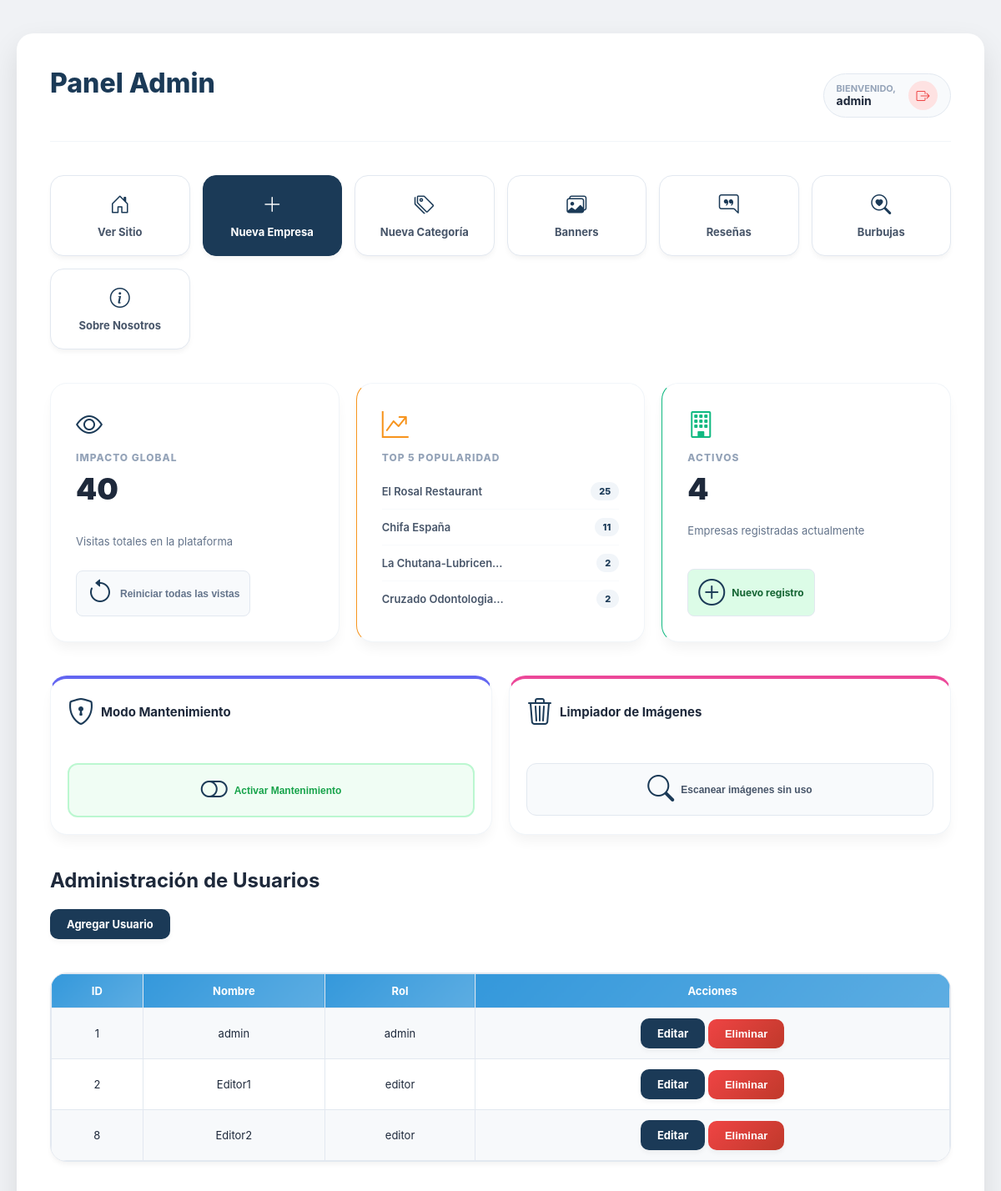
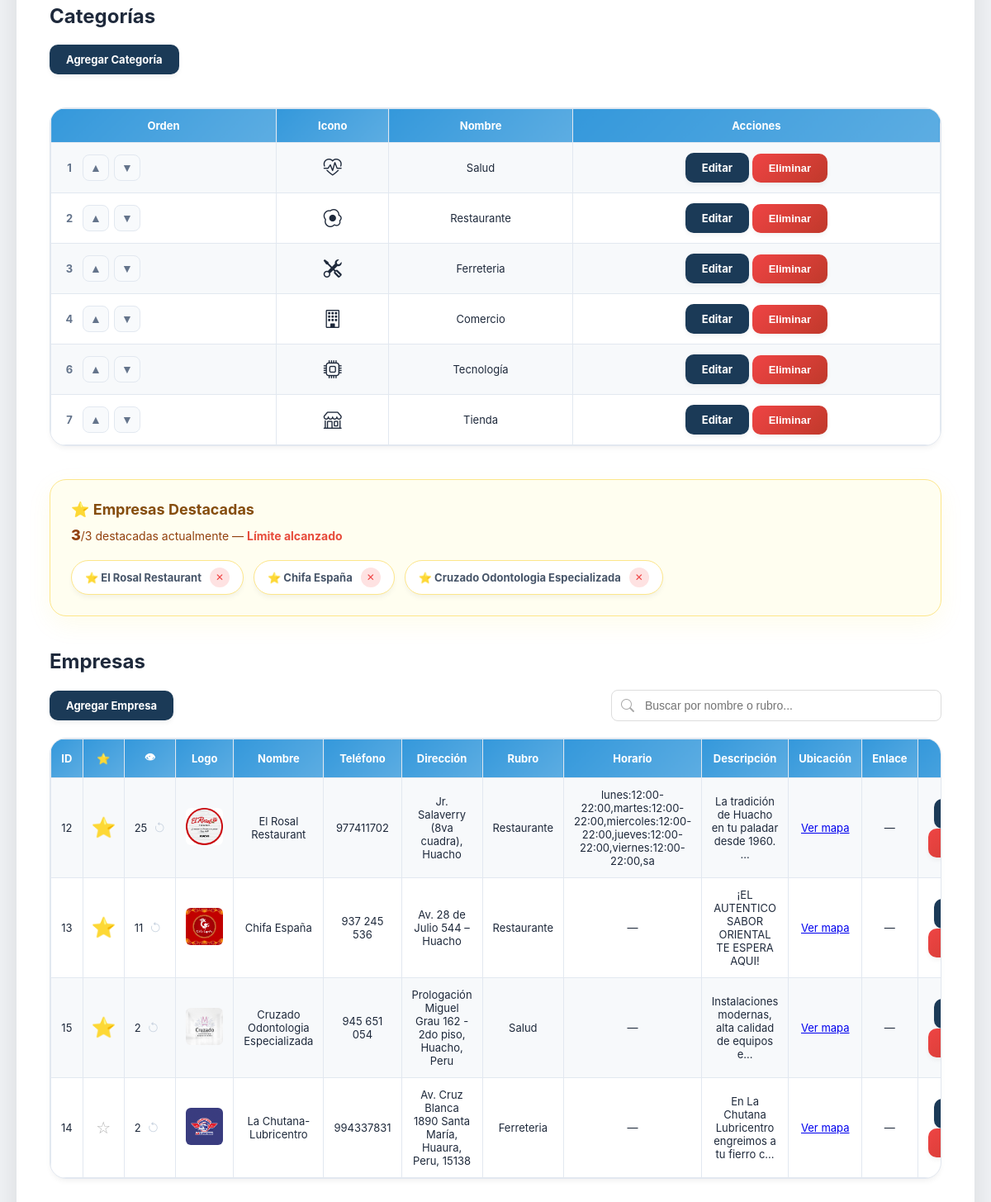
Page /login/admin.php (signed in) on the committed database (2 pictures, top to bottom).
### tables this page shows
CREATE TABLE `empresas` (
  `id_empresa` int(11) NOT NULL,
  `logo` varchar(255) DEFAULT NULL,
  `nombre` varchar(150) NOT NULL,
  `slug` varchar(255) DEFAULT NULL,
  `email` varchar(100) DEFAULT NULL,
  `telefono` varchar(20) DEFAULT NULL,
  `direccion` varchar(200) DEFAULT NULL,
  `id_categoria` int(11) DEFAULT NULL,
  `fecha_registro` timestamp NOT NULL DEFAULT current_timestamp(),
  `horario` varchar(100) DEFAULT NULL,
  `descripcion` text DEFAULT NULL,
  `ubicacion_link` varchar(500) DEFAULT NULL,
  `link_empresa` varchar(255) DEFAULT NULL,
  `vistas` int(11) DEFAULT 0,
  `destacada` tinyint(1) DEFAULT 0,
  `facebook` varchar(255) DEFAULT NULL,
  `clics_whatsapp` int(11) DEFAULT 0
);

CREATE TABLE `usuarios` (
  `id_usuario` int(11) NOT NULL,
  `nombre` varchar(100) NOT NULL,
  `email` varchar(255) DEFAULT NULL,
  `contraseña_hash` varchar(255) NOT NULL,
  `rol` enum('admin','editor','viewer') DEFAULT 'viewer',
  `fecha_registro` timestamp NOT NULL DEFAULT current_timestamp()
);

CREATE TABLE `categorias` (
  `id_categoria` int(11) NOT NULL,
  `nombre` varchar(100) NOT NULL,
  `slug` varchar(255) DEFAULT NULL,
  `descripcion` text DEFAULT NULL,
  `icono` varchar(50) DEFAULT 'bi-briefcase',
  `orden` int(11) NOT NULL DEFAULT 0
);

### login/admin.php (the view, shortened to what the rows shown need)
<?php
include '../db.php';
$rol = $_SESSION['rol'];
?>
<!DOCTYPE html>
<html lang="es">
<head>
    <link rel="stylesheet"
        href="<?= APP_URL ?>/assets/css/login.css?v=<?= filemtime(__DIR__ . '/../assets/css/login.css') ?>">
    <link rel="stylesheet" href="https://cdn.jsdelivr.net/npm/bootstrap-icons@1.11.3/font/bootstrap-icons.min.css">
</head>
<body>
    <div class="panel-container">
        <section class="panel">
            <div class="panel-header-flex">
                <h1 class="panel-title">Panel <?= ucfirst($rol) ?></h1>
            </div>
            <?php
            $stmt_top5 = $conexion->prepare("SELECT nombre, vistas FROM empresas ORDER BY vistas DESC LIMIT 5");
            $stmt_top5->execute();
            $top5 = $stmt_top5->get_result();
            ?>
            <div class="stats-dashboard">
                <div class="stat-box" style="border-left-color: #f7941d;">
                    <ul class="top5-list">
                        <?php if ($top5 && $top5->num_rows > 0): ?>
                            <?php while ($t = $top5->fetch_assoc()): ?>
                                <li class="top5-item">
                                    <span
                                        class="top5-name"><?= htmlspecialchars(mb_strimwidth($t['nombre'], 0, 20, '…')) ?></span>
                                    <span class="top5-views"><?= $t['vistas'] ?></span>
                                </li>
                            <?php endwhile; ?>
                        <?php else: ?>
                            <li class="top5-item">No hay datos suficientes</li>
                        <?php endif; ?>
                    </ul>
                </div>
            </div>
            <h2>Administración de Usuarios</h2><br>
            <br><br>
            <div class="table-wrap">
                <table>
                    <tr>
                        <th>ID</th>
                        <th>Nombre</th>
                        <th>Rol</th>
                        <th>Acciones</th>
                    </tr>
                    <?php
                    $stmt_u = $conexion->prepare("SELECT id_usuario, nombre, rol FROM usuarios");
                    $stmt_u->execute();
                    $res = $stmt_u->get_result();
                    while ($fila = $res->fetch_assoc()):
                        ?>
                        <tr>
                            <td data-label="ID"><?= $fila['id_usuario'] ?></td>
                            <td data-label="Usuario"><?= htmlspecialchars($fila['nombre']) ?></td>
                            <td data-label="Rol"><?= htmlspecialchars($fila['rol']) ?></td>
                            <td data-label="Acciones">
                                <div class="acciones">
                                    <a href="editar_usuario.php?id=<?= $fila['id_usuario'] ?>" class="btn">Editar</a>
                                    <button onclick="eliminarRegistro('usuario', <?= $fila['id_usuario'] ?>, this)"
                                        class="btn btn-danger">Eliminar</button>
                                </div>
                            </td>
                        </tr>
                    <?php endwhile; ?>
                </table>
            </div>
            <br><br>
            <h2>Categorías</h2><br>
            <br><br>
            <div class="table-wrap">
                <table>
                    <tr>
                        <th>Orden</th>
                        <th>Icono</th>
                        <th>Nombre</th>
                        <th>Acciones</th>
                    </tr>
                    <?php
                    $stmt_cat = $conexion->prepare("SELECT * FROM categorias ORDER BY orden ASC");
                    $stmt_cat->execute();
                    $res_cat = $stmt_cat->get_result();
                    while ($cat = $res_cat->fetch_assoc()):
                        ?>
                        <tr id="cat-<?= $cat['id_categoria'] ?>">
                            <td data-label="Orden">
                                <div style="display:flex; align-items:center; gap:6px;">
                                    <span
                                        style="font-weight:700; color:#64748b; min-width:20px;"><?= $cat['orden'] ?></span>
                                    <button onclick="moverCategoria(<?= $cat['id_categoria'] ?>, 'subir')" class="btn-orden"
                                        title="Subir">▲</button>
                                    <button onclick="moverCategoria(<?= $cat['id_categoria'] ?>, 'bajar')" class="btn-orden"
                                        title="Bajar">▼</button>
                                </div>
                            </td>
                            <td data-label="Icono" style="font-size:22px;">
                                <i class="bi <?= htmlspecialchars($cat['icono'] ?? 'bi-briefcase') ?>"></i>
                            </td>
                            <td data-label="Nombre"><?= htmlspecialchars($cat['nombre']) ?></td>
                            <td data-label="Acciones">
                                <div class="acciones">
                                    <a href="editar_categoria.php?id=<?= $cat['id_categoria'] ?>" class="btn">Editar</a>
                                    <button onclick="eliminarRegistro('categoria', <?= $cat['id_categoria'] ?>, this)"
                                        class="btn btn-danger">Eliminar</button>
                                </div>
                            </td>
                        </tr>
                    <?php endwhile; ?>
                </table>
            </div>
            <br><br>
            <?php
            $stmt_dest = $conexion->prepare("SELECT id_empresa, nombre FROM empresas WHERE destacada=1");
            $stmt_dest->execute();
            $res_dest = $stmt_dest->get_result();
            $total_dest = $res_dest->num_rows;
            ?>
            <div class="destacadas-section">
                <?php if ($total_dest > 0): ?>
                    <div class="destacadas-lista">
                        <?php while ($d = $res_dest->fetch_assoc()): ?>
                            <div class="destacada-chip" id="chip-<?= $d['id_empresa'] ?>">
                                ⭐ <?= htmlspecialchars($d['nombre']) ?>
                                <button onclick="toggleDestacada(<?= $d['id_empresa'] ?>, 'quitar')" title="Quitar">✕</button>
                            </div>
                        <?php endwhile; ?>
                    </div>
                <?php else: ?>
                    <p style="color:#aaa;font-size:13px;">No hay empresas destacadas. Haz clic en ☆ en la tabla para
                        destacar una.</p>
                <?php endif; ?>
            </div>
            <h2>Empresas</h2><br>
            <div class="table-wrap">
                <table>
                    <tr>
                        <th>ID</th>
                        <th>⭐</th>
                        <th>👁</th>
                        <th>Logo</th>
                        <th>Nombre</th>
                        <th>Teléfono</th>
                        <th>Dirección</th>
                        <th>Rubro</th>
                        <th>Horario</th>
                        <th>Descripción</th>
                        <th>Ubicación</th>
                        <th>Enlace</th>
                        <th>Acciones</th>
                    </tr>
                    <?php
                    $stmt_emp = $conexion->prepare("
                        SELECT e.id_empresa, e.logo, e.nombre, e.telefono, e.direccion,
                               e.descripcion, e.horario, e.ubicacion_link, e.link_empresa,
                               e.destacada, e.vistas, c.nombre AS categoria
                        FROM empresas e
                        JOIN categorias c ON e.id_categoria = c.id_categoria
                        ORDER BY e.destacada DESC, e.vistas DESC
                    ");
                    $stmt_emp->execute();
                    $res = $stmt_emp->get_result();
                    while ($fila = $res->fetch_assoc()):
                        ?>
                        <tr id="fila-<?= $fila['id_empresa'] ?>">
                            <td data-label="ID"><?= $fila['id_empresa'] ?></td>
                            <td data-label="Destacada">
                                <button class="btn-estrella <?= $fila['destacada'] ? 'activa' : '' ?>"
                                    onclick="toggleDestacada(<?= $fila['id_empresa'] ?>, '<?= $fila['destacada'] ? 'quitar' : 'destacar' ?>')"
                                    title="<?= $fila['destacada'] ? 'Quitar destacada' : 'Destacar' ?>">
                                    <?= $fila['destacada'] ? '⭐' : '☆' ?>
                                </button>
                            </td>
                            <td data-label="Vistas">
                                <div style="display:flex; align-items:center; gap:8px;">
                                    <?= number_format($fila['vistas']) ?>
                                    <button
                                        onclick="customConfirm('¿Reiniciar vistas de esta empresa?', () => reiniciarVistas(<?= $fila['id_empresa'] ?>))"
                                        style="font-size:14px; color:#cbd5e1; text-decoration:none; background:none; border:none; cursor:pointer; padding:0;"
                                        title="Reiniciar">
                                        <i class="bi bi-arrow-counterclockwise"></i>
                                    </button>
                                </div>
                            </td>
                            <td data-label="Logo">
                                <?php if (!empty($fila['logo'])): ?>
                                    <img src="<?= APP_URL ?>/assets/img/<?= htmlspecialchars($fila['logo']) ?>"
                                        style="width:45px;height:45px;object-fit:cover;border-radius:6px;">
                                <?php else: ?>—<?php endif; ?>
                            </td>
                            <td data-label="Nombre"><?= htmlspecialchars($fila['nombre']) ?></td>
                            <td data-label="Teléfono"><?= htmlspecialchars($fila['telefono'] ?? '—') ?></td>
                            <td data-label="Dirección"><?= htmlspecialchars($fila['direccion'] ?? '—') ?></td>
                            <td data-label="Rubro"><?= htmlspecialchars($fila['categoria']) ?></td>
                            <td data-label="Horario">
                                <?= !empty($fila['horario']) ? htmlspecialchars($fila['horario']) : '—' ?>
                            </td>
                            <td data-label="Descripción">
                                <?= !empty($fila['descripcion']) ? htmlspecialchars(mb_strimwidth($fila['descripcion'], 0, 50, '…')) : '—' ?>
                            </td>
                            <td data-label="Mapa">
                                <?php if (!empty($fila['ubicacion_link'])): ?>
                                    <a href="<?= htmlspecialchars($fila['ubicacion_link']) ?>" target="_blank">Ver mapa</a>
                                <?php else: ?>—<?php endif; ?>
                            </td>
                            <td data-label="Web">
                                <?php if (!empty($fila['link_empresa'])): ?>
                                    <a href="<?= htmlspecialchars($fila['link_empresa']) ?>" target="_blank">Ver página</a>
                                <?php else: ?>—<?php endif; ?>
                            </td>
                            <td data-label="Acciones">
                                <div class="acciones">
                                    <a href="editar.php?id=<?= $fila['id_empresa'] ?>" class="btn">Editar</a>
                                    <button onclick="eliminarRegistro('empresa', <?= $fila['id_empresa'] ?>, this)"
                                        class="btn btn-danger">Eliminar</button>
                                </div>
                            </td>
                        </tr>
                    <?php endwhile; ?>
                </table>
            </div>
            <br><br>
        </section>
    </div>
</body>
</html>

### rows in the picture
empresas: nombre "El Rosal Restaurant", vistas "25", id_empresa "12", logo (picture), telefono "977411702", direccion "Jr. Salaverry (8va cuadra), Huacho", id_categoria.nombre "Restaurante", horario "lunes:12:00-22:00,martes:12:00-22:00,miercoles:12:00-22:00,jueves:12:00-22:00,viernes:12:00-22:00,sa", descripcion "La tradición de Huacho en tu paladar desde 1960. …"
empresas: nombre "Chifa España", vistas "11", id_empresa "13", logo (picture), telefono "937 245 536", direccion "Av. 28 de Julio 544 – Huacho", id_categoria.nombre "Restaurante", descripcion "¡EL AUTENTICO SABOR ORIENTAL TE ESPERA AQUI!"
empresas: nombre "La Chutana-Lubricen…", vistas "2", id_empresa "14", logo (picture), nombre "La Chutana-Lubricentro", telefono "994337831", direccion "Av. Cruz Blanca 1890 Santa María, Huaura, Peru, 15138", id_categoria.nombre "Ferreteria", descripcion "En La Chutana Lubricentro engreimos a tu fierro c…"
empresas: nombre "Cruzado Odontologia…", vistas "2", nombre "Cruzado Odontologia Especializada", id_empresa "15", logo (picture), telefono "945 651 054", direccion "Prologación Miguel Grau 162 - 2do piso, Huacho, Peru", id_categoria.nombre "Salud", descripcion "Instalaciones modernas, alta calidad de equipos e…"
usuarios: id_usuario "1", nombre "admin", rol "admin"
usuarios: id_usuario "2", nombre "Editor1", rol "editor"
usuarios: id_usuario "8", nombre "Editor2", rol "editor"
categorias: orden "1", nombre "Salud"
categorias: orden "2", nombre "Restaurante"
categorias: orden "3", nombre "Ferreteria"
categorias: orden "4", nombre "Comercio"
categorias: orden "6", nombre "Tecnología"
categorias: orden "7", nombre "Tienda"

### other values in the picture
$rol "Admin"
$_SESSION['usuario'] "admin"
$total_visitas "40"
$total_emp "4"
$total_dest "3"
